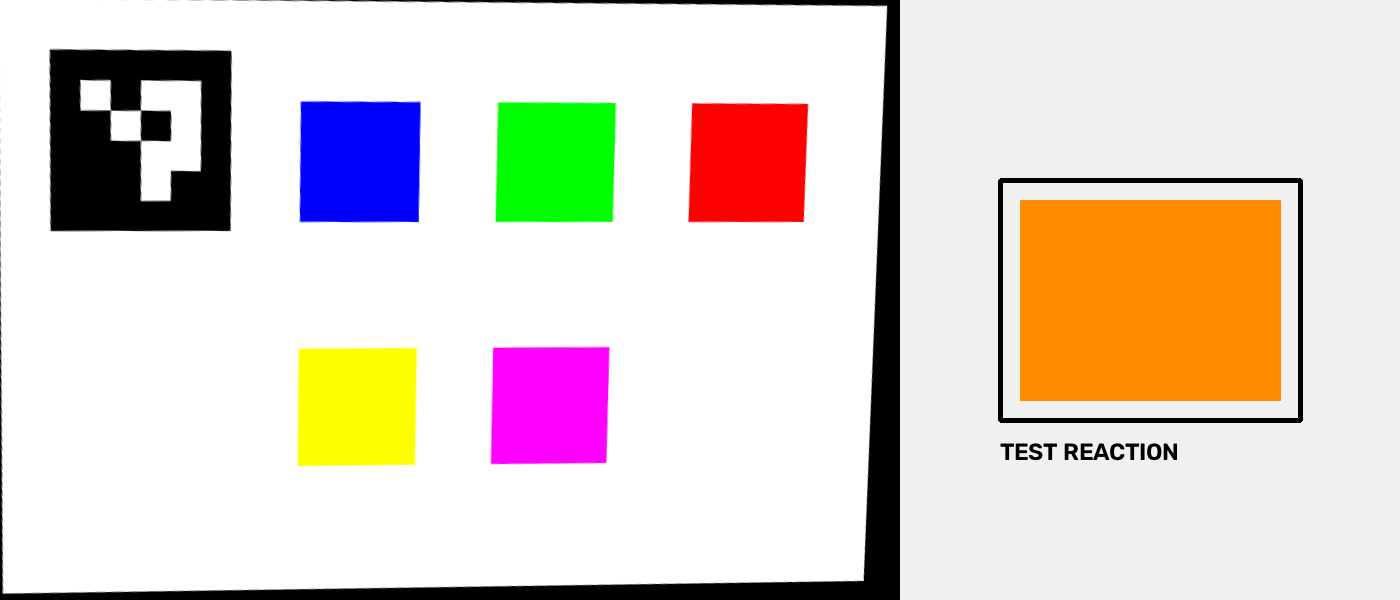
#> input picture cv/test_capture.png, 1400 x 600 px
$ python make_spatial_lighting_test.py
#> lines starting #> are read from the running program, lines starting #| are printed output that depends on the picture
import cv2
import numpy as np

image = cv2.imread("test_capture.png")
#> image is the input picture: shape (600, 1400, 3); mean B, G, R 203.8, 212.5, 223.7

if image is None:
    raise FileNotFoundError(
        "Could not find test_capture.png"
    )

height, width = image.shape[:2]
#> height = 600; width = 1400

# Create a smooth spatial lighting gradient.
x = np.linspace(0.65, 1.0, width)
#> x = 1400 values from 0.65 to 1
y = np.linspace(1.0, 0.75, height)

gradient = np.outer(y, x)

result = image.astype(np.float32)

for channel in range(3):
    result[:, :, channel] *= gradient
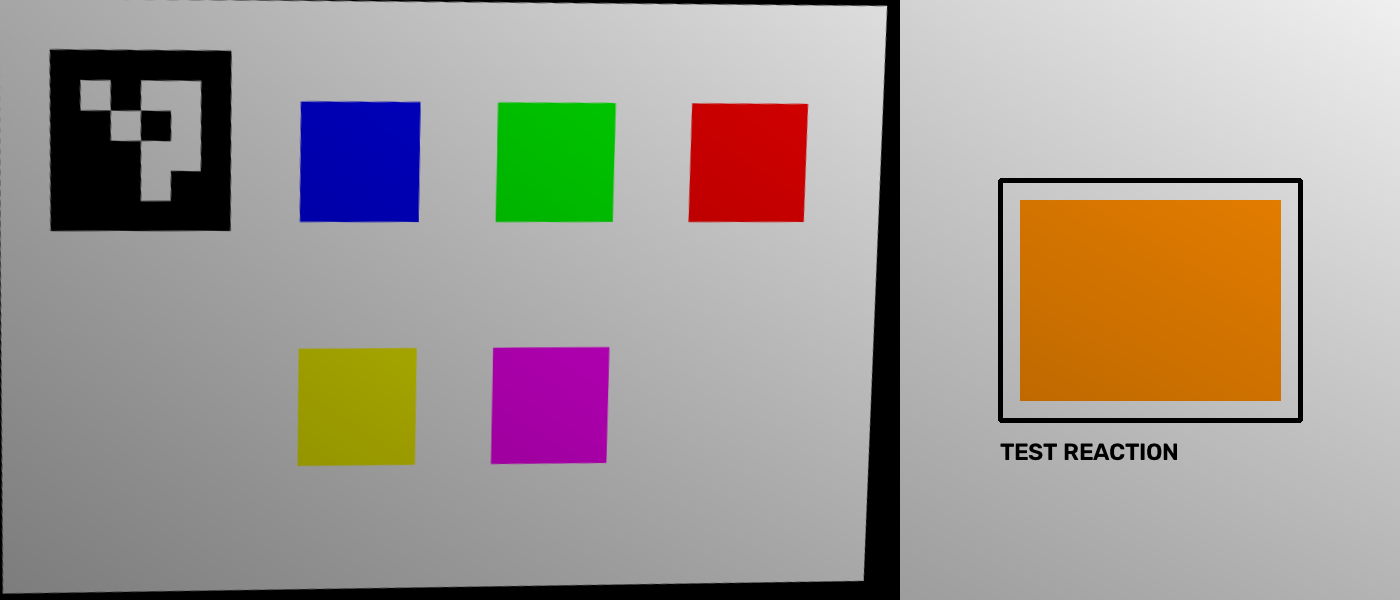
#> result: shape (600, 1400, 3) float32; mean B, G, R 146, 153.2, 161.9

result = np.clip(result, 0, 255).astype(np.uint8)

cv2.imwrite(
    "spatial_lighting.png",
    result
)

print("Saved: spatial_lighting.png")

$ run again, with cv/test_canonical_card.png copied over cv/test_capture.png
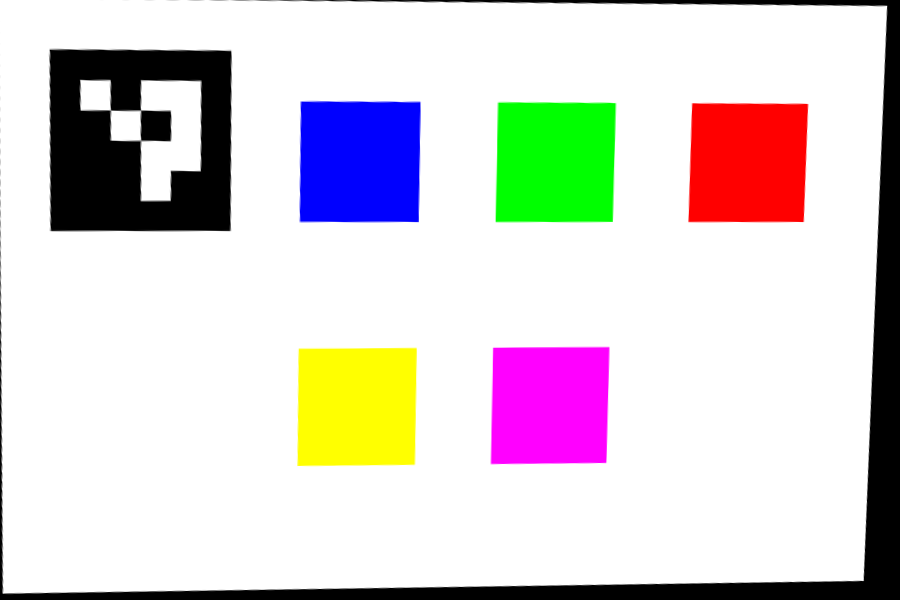
#> input picture cv/test_canonical_card.png, 900 x 600 px
#> image is the input picture: shape (600, 900, 3); mean B, G, R 210, 210, 216.2
#> after the loop `for channel in range(3):`:
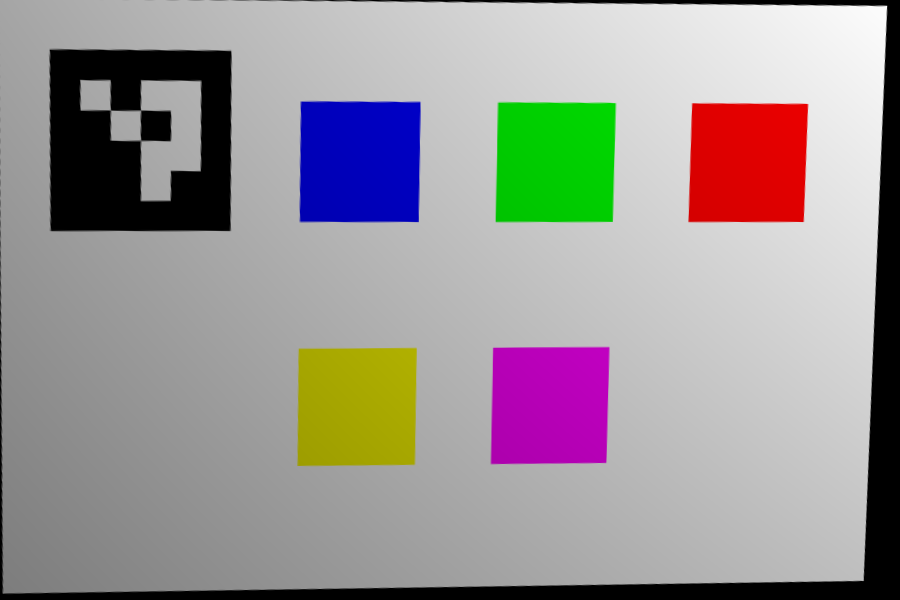
#> result: shape (600, 900, 3) float32; mean B, G, R 150.6, 150.7, 155.6
